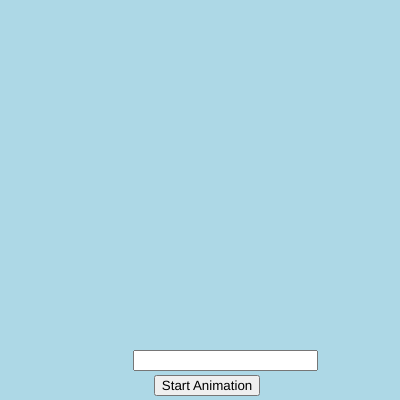
Frame 1 (no input)
Frame 60 (no input): identical to frame 1, image omitted
Frame 120 (the mouse pressed at the canvas centre since frame 60): identical to frame 1, image omitted

The p5.js sketch that drew this single still picture (run headless with seeded random() and noise() and a simulated clock; from frame 60 on, the mouse is pressed at the canvas centre):

// p5.js sketch
// ── sketch.js
let balls = []; //array for bouncing balls
let nameInput; //input for user's name
let currLetterInd = 0; //index of current letter in name
let letterTime = 1000; //milliseconds between letters appearing
let isAnimating = false; //flag for starting the animation

function setup() {
  createCanvas(400, 400);
  nameInput = createInput(); //input field for the user's name
  nameInput.position(width / 3, height - 50);
  let startButton = createButton('Start Animation'); //button to start animation
  startButton.position(width / 2.6, height - 25);
  startButton.mousePressed(startAnimation); //when the button is clicked, starts animation
  noStroke();
}

function startAnimation() {
  if (isAnimating) {
    return; //prevents starting animation when it's already running
  }
  const name = nameInput.value(); //name entered by the user
  nameInput.value(''); //clears input box
  isAnimating = true;
  animateName(name); //starts animating name
}

function animateName(name) {
  if (currLetterInd < name.length) {
    let letter = name[currLetterInd];
    let position = createVector(currLetterInd * 40 + 40, height / 2);
    let ball = new Ball(position, letter);
    balls.push(ball); //adds ball to array
    currLetterInd++;
    setTimeout(animateName, letterTime, name); //starts next bouncing ball letter
  } else {
    isAnimating = false;
  }
}

function draw() {
  background(173, 216, 230); //light blue background color

  //updates and displays all balls in the array
  for (let ball of balls) {
    ball.update();
    ball.display();
  }
}

class Ball {
  constructor(position, letter) {
    this.position = position; //position of ball represented by a vector
    this.letter = letter; //letter displayed on ball
    this.ySpeed = random(1, 3); //random vertical speed
    this.size = random(20, 40); //random size for ball
    this.ballColor = color(random(255), random(255), random(255)); //random ball color
    this.letterColor = color(random(255), random(255), random(255)); //random letter color
  }

  update() {
    //balls bounce by changing vertical position
    let bounceHeight = height / 2;
    let bounceAmp = 40;
    this.position.y = bounceHeight + bounceAmp * sin(frameCount / 20.0);
  }

  display() {
    fill(this.ballColor);
    ellipse(this.position.x, this.position.y, this.size, this.size);

    fill(this.letterColor);
    textSize(20);
    textAlign(CENTER, CENTER);
    text(this.letter, this.position.x, this.position.y);
  }
}
